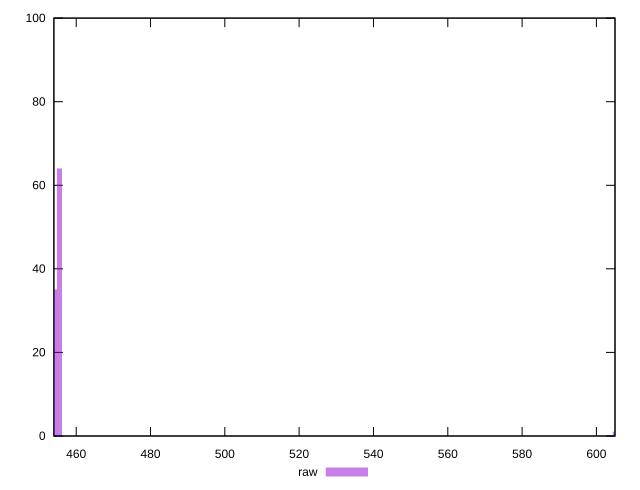

This chart was generated by the following gnuplot code:
reset

$raw <<EOF
454.1421390222703 35
455.47785119586524 64
605.0776146384954 1
EOF

set key outside below
set boxwidth 1.3357121735949127
set xrange [454:605]
set yrange [0:100]
set trange [0:100]
set style fill transparent solid 0.5 noborder
set terminal svg size 640, 490 enhanced background rgb 'white'
set output "report_00007_2020-12-11T15:55:29.892Z/uses-rel-preload/samples/pages+cached+noexternal+nosvg/raw/histogram.svg"

plot $raw title "raw" with boxes

reset
